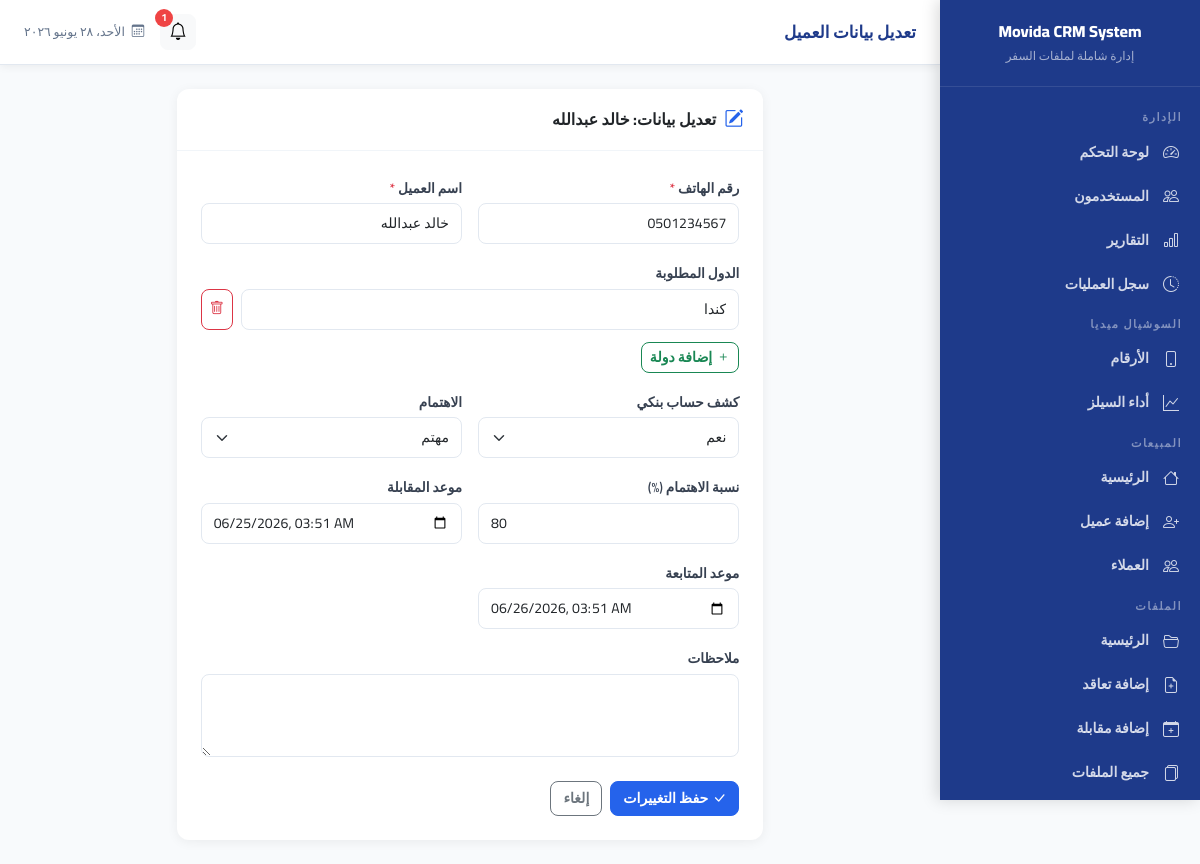
/sales/customer/1/edit (signed in), run on the app's committed database.
### models/customer.py (models this page shows, shortened)
class Customer(db.Model):
    __tablename__ = 'customers'
    id = db.Column(db.Integer, primary_key=True)
    phone = db.Column(db.String(20), nullable=False, index=True)
    full_name = db.Column(db.String(120), nullable=False)
    has_bank_statement = db.Column(db.Boolean, default=False)
    interest_level = db.Column(db.String(20), nullable=True)  # interested, not_interested
    interest_percentage = db.Column(db.Integer, nullable=True)
    not_interested_reason = db.Column(db.String(255), nullable=True)
    source = db.Column(db.String(30), nullable=False, default='social')  # social, reception, other
    source_detail = db.Column(db.String(100), nullable=True)
    social_number_id = db.Column(db.Integer, db.ForeignKey('social_numbers.id'), nullable=True)
    sales_employee_id = db.Column(db.Integer, db.ForeignKey('users.id'), nullable=False)
    interview_date = db.Column(db.DateTime, nullable=True)
    followup_date = db.Column(db.DateTime, nullable=True)
    notes = db.Column(db.Text, nullable=True)
    created_at = db.Column(db.DateTime, default=datetime.now)
    updated_at = db.Column(db.DateTime, default=datetime.now, onupdate=datetime.now)
    countries = db.relationship('CustomerCountry', backref='customer', lazy='dynamic', cascade='all, delete-orphan')
    followups = db.relationship('FollowUp', backref='customer', lazy='dynamic', cascade='all, delete-orphan')
    interviews = db.relationship('Interview', backref='customer', lazy='dynamic', cascade='all, delete-orphan')
    social_number = db.relationship('SocialNumber', backref='customer', uselist=False)
    def get_countries_list(self):
        return [c.country for c in self.countries]

class CustomerCountry(db.Model):
    __tablename__ = 'customer_countries'
    id = db.Column(db.Integer, primary_key=True)
    customer_id = db.Column(db.Integer, db.ForeignKey('customers.id'), nullable=False)
    country = db.Column(db.String(100), nullable=False)

### routes/sales.py (the view, shortened to what this page needs)
@sales_bp.route('/customer/<int:customer_id>/edit', methods=['GET', 'POST'])
@sales_required
def edit_customer(customer_id):
    customer = Customer.query.get_or_404(customer_id)
    return render_template('sales/edit_customer.html', customer=customer)

### models/user.py (called while the page is built)
    def get_role_display(self):
        roles = {'admin': 'مدير', 'sales': 'موظف مبيعات', 'social': 'موظف سوشيال ميديا', 'files': 'موظف ملفات'}
        return roles.get(self.role, self.role)

### routes/sales.py (called while the page is built)
def sales_required(f):
    @wraps(f)
    def decorated(*args, **kwargs):
        if current_user.role not in ['sales', 'admin']:
            flash('ليس لديك صلاحية', 'danger')
            return redirect(url_for('auth.dashboard'))
        return f(*args, **kwargs)
    return login_required(decorated)

### templates/sales/edit_customer.html (shortened to what this page needs)
{% extends 'base.html' %}
{% block page_title %}تعديل بيانات العميل{% endblock %}
{% block content %}
<div class="row justify-content-center">
    <div class="col-lg-8">
        <div class="card">
            <div class="card-header d-flex align-items-center gap-2">
                <i class="bi bi-pencil-square" style="color:#2563EB;font-size:1.2rem;"></i>
                <h6 class="mb-0 fw-bold">تعديل بيانات: {{ customer.full_name }}</h6>
            </div>
            <div class="card-body p-4">
                <form method="POST" action="{{ url_for('sales.edit_customer', customer_id=customer.id) }}">
                    <div class="row g-3">
                        <div class="col-md-6">
                            <label class="form-label">رقم الهاتف <span class="text-danger">*</span></label>
                            <input type="text" name="phone" class="form-control" value="{{ customer.phone }}" required>
                        </div>
                        <div class="col-md-6">
                            <label class="form-label">اسم العميل <span class="text-danger">*</span></label>
                            <input type="text" name="full_name" class="form-control" value="{{ customer.full_name }}" required>
                        </div>
                        <div class="col-12">
                            <label class="form-label">الدول المطلوبة</label>
                            <div id="countries-container">
                                {% for country in customer.get_countries_list() %}
                                <div class="d-flex gap-2 mb-2">
                                    <input type="text" name="countries" class="form-control" value="{{ country }}">
                                    <button type="button" class="btn btn-outline-danger btn-sm" onclick="this.parentElement.remove()"><i class="bi bi-trash"></i></button>
                                </div>
                                {% else %}
                                <div class="d-flex gap-2 mb-2">
                                    <input type="text" name="countries" class="form-control" placeholder="أدخل دولة">
                                    <button type="button" class="btn btn-outline-danger btn-sm" onclick="this.parentElement.remove()"><i class="bi bi-trash"></i></button>
                                </div>
                                {% endfor %}
                            </div>
                            <button type="button" class="btn btn-outline-success btn-sm mt-1" onclick="addCountry()">
                                <i class="bi bi-plus me-1"></i>إضافة دولة
                            </button>
                        </div>
                        <div class="col-md-6">
                            <label class="form-label">كشف حساب بنكي</label>
                            <select name="has_bank_statement" class="form-select">
                                <option value="yes" {{ 'selected' if customer.has_bank_statement else '' }}>نعم</option>
                            </select>
                        </div>
                        <div class="col-md-6">
                            <label class="form-label">الاهتمام</label>
                            <select name="interest_level" class="form-select" id="interestSelect" onchange="toggleInterest()">
                                <option value="interested" {{ 'selected' if customer.interest_level == 'interested' else '' }}>مهتم</option>
                            </select>
                        </div>
                        <div class="col-md-6 {{ 'd-none' if customer.interest_level != 'interested' else '' }}" id="interest_pct_div">
                            <label class="form-label">نسبة الاهتمام (%)</label>
                            <input type="number" name="interest_percentage" class="form-control" min="0" max="100" value="{{ customer.interest_percentage or '' }}">
                        </div>
                        <div class="col-md-6">
                            <label class="form-label">موعد المقابلة</label>
                            <input type="datetime-local" name="interview_date" class="form-control"
                                value="{{ customer.interview_date.strftime('%Y-%m-%dT%H:%M') if customer.interview_date else '' }}">
                        </div>
                        <div class="col-md-6">
                            <label class="form-label">موعد المتابعة</label>
                            <input type="datetime-local" name="followup_date" class="form-control"
                                value="{{ customer.followup_date.strftime('%Y-%m-%dT%H:%M') if customer.followup_date else '' }}">
                        </div>
                        <div class="col-12">
                            <label class="form-label">ملاحظات</label>
                            <textarea name="notes" class="form-control" rows="3">{{ customer.notes or '' }}</textarea>
                        </div>
                    </div>
                    <div class="d-flex gap-2 mt-4">
                        <button type="submit" class="btn btn-primary"><i class="bi bi-check-lg me-1"></i>حفظ التغييرات</button>
                        <a href="{{ url_for('sales.customer_profile', customer_id=customer.id) }}" class="btn btn-outline-secondary">إلغاء</a>
                    </div>
                </form>
            </div>
        </div>
    </div>
</div>
{% endblock %}

### templates/base.html (style rules this page uses)
:root { --primary: #1E3A8A; --secondary: #2563EB; --success: #10B981; --warning: #F59E0B; --danger: #EF4444; --bg: #F8FAFC; --card-bg: #FFFFFF; --sidebar-width: 260px; --topbar-height: 65px; }
* { font-family: 'Cairo', sans-serif; }
body { background: var(--bg); margin: 0; }
.card { border: none; border-radius: 12px; box-shadow: 0 2px 12px rgba(0,0,0,0.06); }
.card-header { background: transparent; border-bottom: 1px solid #F1F5F9; padding: 16px 20px; }
.btn { border-radius: 8px; font-weight: 600; font-size: 0.88rem; }
.btn-primary { background: var(--secondary); border-color: var(--secondary); }
.form-control, .form-select { border-radius: 8px; border: 1.5px solid #E2E8F0; font-size: 0.88rem; padding: 9px 12px; }
.form-label { font-weight: 600; font-size: 0.85rem; color: #374151; margin-bottom: 5px; }

### data on the page
Customer: full_name "خالد عبدالله", phone "0501234567", interest_percentage "80", interview_date "06/25/2026 03:51", followup_date "06/26/2026 03:51"
CustomerCountry: countries "كندا"

### other printed values
{{ notif_count }} "1"
